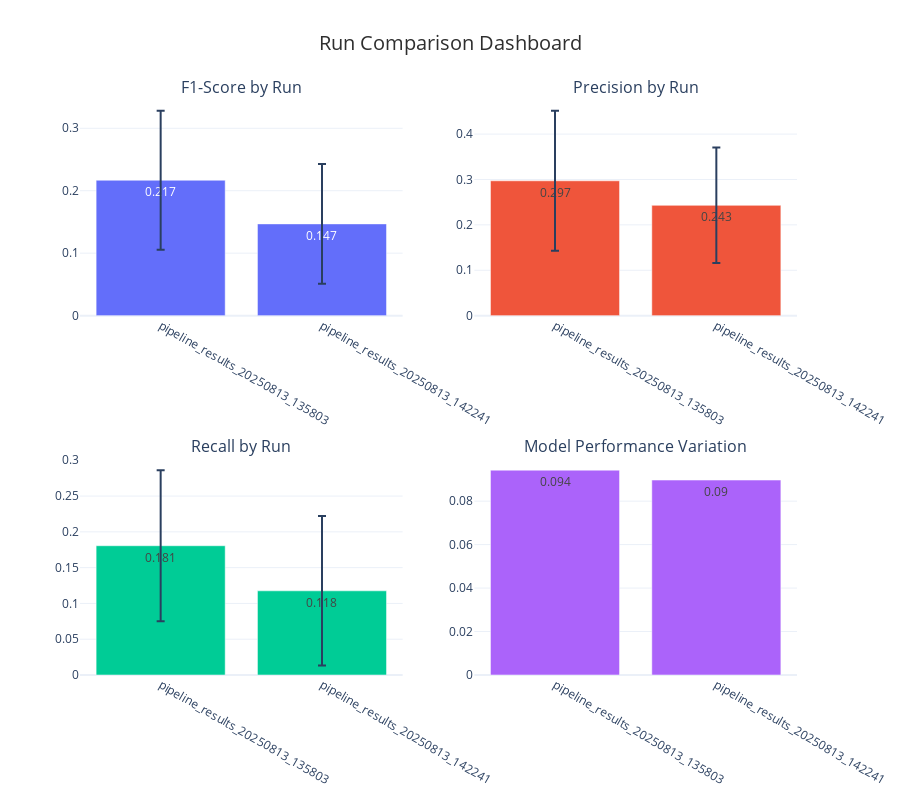
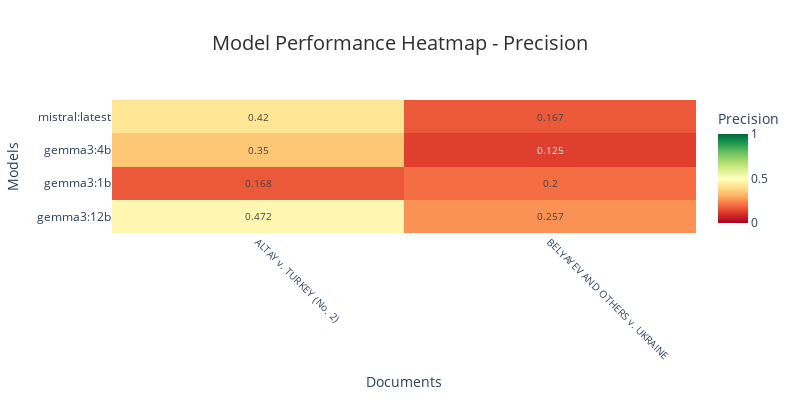
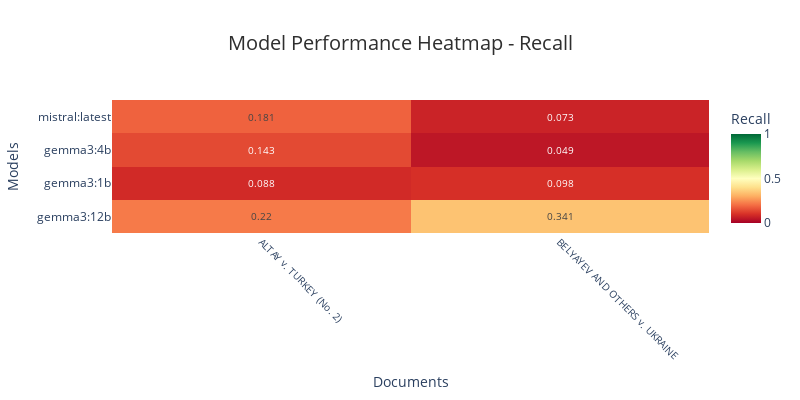

Notebook source saved alongside these figures, in order:
### Code cell
if 'df' in globals() and not df.empty:
    
    # 4. Run Comparison (if multiple runs selected)
    if len(df['run'].unique()) > 1:
        print("🔄 4. Run Comparison Dashboard")
        run_comparison = create_run_comparison_dashboard(df)
        if run_comparison:
            run_comparison.show()
    
    # 5. Additional Heatmaps for Precision and Recall
    print("📊 5. Additional Performance Heatmaps")
    
    # Precision heatmap
    precision_heatmap = create_performance_heatmap(df, 'precision', 'Precision')
    precision_heatmap.show()
    
    # Recall heatmap  
    recall_heatmap = create_performance_heatmap(df, 'recall', 'Recall')
    recall_heatmap.show()
    
    # 6. Summary Statistics Table
    print("\n" + "="*80)
    print("📊 PERFORMANCE SUMMARY")
    print("="*80)
    
    # Best model per document
    print("\n🏆 BEST MODEL PER DOCUMENT (by F1-Score):")
    best_per_doc = df.loc[df.groupby('document')['f1_score'].idxmax()][['document', 'model', 'f1_score', 'precision', 'recall']]
    best_per_doc = best_per_doc.sort_values('f1_score', ascending=False)
    display(best_per_doc)
    
    # Overall model ranking
    print("\n🥇 OVERALL MODEL RANKING:")
    model_ranking = df.groupby('model').agg({
        'f1_score': ['mean', 'std', 'min', 'max'],
        'precision': 'mean',
        'recall': 'mean',
        'document': 'count'
    }).round(4)
    model_ranking.columns = ['F1_Mean', 'F1_Std', 'F1_Min', 'F1_Max', 'Precision_Mean', 'Recall_Mean', 'Documents']
    model_ranking = model_ranking.sort_values('F1_Mean', ascending=False)
    display(model_ranking)
    
    # Document difficulty ranking
    print("\n📋 DOCUMENT DIFFICULTY RANKING (Hardest First):")
    doc_ranking = df.groupby('document').agg({
        'f1_score': ['mean', 'std', 'min', 'max'],
        'model': 'count'
    }).round(4)
    doc_ranking.columns = ['F1_Mean', 'F1_Std', 'F1_Min', 'F1_Max', 'Models_Tested']
    doc_ranking = doc_ranking.sort_values('F1_Mean', ascending=True)
    display(doc_ranking)
    
    if len(df['run'].unique()) > 1:
        print("\n🔄 RUN COMPARISON:")
        run_summary = df.groupby('run').agg({
            'f1_score': ['mean', 'std'],
            'precision': 'mean',
            'recall': 'mean',
            'model': 'nunique',
            'document': 'nunique'
        }).round(4)
        run_summary.columns = ['F1_Mean', 'F1_Std', 'Precision_Mean', 'Recall_Mean', 'Models', 'Documents']
        run_summary = run_summary.sort_values('F1_Mean', ascending=False)
        display(run_summary)
    
else:
    print("❌ Please load and process evaluation data first.")

### Figure 1 — Plotly figure (JSON) as saved in the notebook; plotly's stock layout.template omitted (floating-point values rounded to 4 significant figures)
{"data": [{"error_y": {"array": [0.1112, 0.0958], "type": "data", "visible": true}, "name": "F1", "showlegend": false, "text": [0.217, 0.147], "textposition": "auto", "type": "bar", "x": ["pipeline_results_20250813_135803", "pipeline_results_20250813_142241"], "xaxis": "x", "y": [0.2168, 0.1469], "yaxis": "y"}, {"error_y": {"array": [0.1543, 0.1273], "type": "data", "visible": true}, "name": "Precision", "showlegend": false, "text": [0.297, 0.243], "textposition": "auto", "type": "bar", "x": ["pipeline_results_20250813_135803", "pipeline_results_20250813_142241"], "xaxis": "x2", "y": [0.2971, 0.243], "yaxis": "y2"}, {"error_y": {"array": [0.1056, 0.1044], "type": "data", "visible": true}, "name": "Recall", "showlegend": false, "text": [0.181, 0.118], "textposition": "auto", "type": "bar", "x": ["pipeline_results_20250813_135803", "pipeline_results_20250813_142241"], "xaxis": "x3", "y": [0.1806, 0.1176], "yaxis": "y3"}, {"name": "F1 Std Dev", "showlegend": false, "text": [0.094, 0.09], "textposition": "auto", "type": "bar", "x": ["pipeline_results_20250813_135803", "pipeline_results_20250813_142241"], "xaxis": "x4", "y": [0.09426, 0.0897], "yaxis": "y4"}], "layout": {"annotations": [{"font": {"size": 16}, "showarrow": false, "text": "F1-Score by Run", "x": 0.225, "xanchor": "center", "xref": "paper", "y": 1, "yanchor": "bottom", "yref": "paper"}, {"font": {"size": 16}, "showarrow": false, "text": "Precision by Run", "x": 0.775, "xanchor": "center", "xref": "paper", "y": 1, "yanchor": "bottom", "yref": "paper"}, {"font": {"size": 16}, "showarrow": false, "text": "Recall by Run", "x": 0.225, "xanchor": "center", "xref": "paper", "y": 0.375, "yanchor": "bottom", "yref": "paper"}, {"font": {"size": 16}, "showarrow": false, "text": "Model Performance Variation", "x": 0.775, "xanchor": "center", "xref": "paper", "y": 0.375, "yanchor": "bottom", "yref": "paper"}], "height": 800, "title": {"font": {"color": "#2E2E2E", "size": 20}, "text": "Run Comparison Dashboard", "x": 0.5}, "xaxis": {"anchor": "y", "domain": [0, 0.45]}, "xaxis2": {"anchor": "y2", "domain": [0.55, 1]}, "xaxis3": {"anchor": "y3", "domain": [0, 0.45]}, "xaxis4": {"anchor": "y4", "domain": [0.55, 1]}, "yaxis": {"anchor": "x", "domain": [0.625, 1]}, "yaxis2": {"anchor": "x2", "domain": [0.625, 1]}, "yaxis3": {"anchor": "x3", "domain": [0, 0.375]}, "yaxis4": {"anchor": "x4", "domain": [0, 0.375]}}}

### Figure 2 — Plotly figure (JSON) as saved in the notebook; plotly's stock layout.template omitted (floating-point values rounded to 4 significant figures)
{"data": [{"colorbar": {"title": {"text": "Precision"}}, "colorscale": [[0, "rgb(165,0,38)"], [0.1, "rgb(215,48,39)"], [0.2, "rgb(244,109,67)"], [0.3, "rgb(253,174,97)"], [0.4, "rgb(254,224,139)"], [0.5, "rgb(255,255,191)"], [0.6, "rgb(217,239,139)"], [0.7, "rgb(166,217,106)"], [0.8, "rgb(102,189,99)"], [0.9, "rgb(26,152,80)"], [1, "rgb(0,104,55)"]], "text": [[0.472, 0.257], [0.168, 0.2], [0.35, 0.125], [0.42, 0.167]], "textfont": {"size": 10}, "texttemplate": "%{text}", "type": "heatmap", "x": ["ALTAY v. TURKEY (No. 2)", "BELYAYEV AND OTHERS v. UKRAINE"], "y": ["gemma3:12b", "gemma3:1b", "gemma3:4b", "mistral:latest"], "z": [[0.4722, 0.2574], [0.1678, 0.2], [0.3504, 0.125], [0.42, 0.1673]], "zmax": 1, "zmin": 0}], "layout": {"height": 400, "title": {"font": {"color": "#2E2E2E", "size": 20}, "text": "Model Performance Heatmap - Precision", "x": 0.5}, "width": 800, "xaxis": {"tickangle": 45, "tickfont": {"size": 10}, "title": {"text": "Documents"}}, "yaxis": {"tickfont": {"size": 12}, "title": {"text": "Models"}}}}

### Figure 3 — Plotly figure (JSON) as saved in the notebook; plotly's stock layout.template omitted (floating-point values rounded to 4 significant figures)
{"data": [{"colorbar": {"title": {"text": "Recall"}}, "colorscale": [[0, "rgb(165,0,38)"], [0.1, "rgb(215,48,39)"], [0.2, "rgb(244,109,67)"], [0.3, "rgb(253,174,97)"], [0.4, "rgb(254,224,139)"], [0.5, "rgb(255,255,191)"], [0.6, "rgb(217,239,139)"], [0.7, "rgb(166,217,106)"], [0.8, "rgb(102,189,99)"], [0.9, "rgb(26,152,80)"], [1, "rgb(0,104,55)"]], "text": [[0.22, 0.341], [0.088, 0.098], [0.143, 0.049], [0.181, 0.073]], "textfont": {"size": 10}, "texttemplate": "%{text}", "type": "heatmap", "x": ["ALTAY v. TURKEY (No. 2)", "BELYAYEV AND OTHERS v. UKRAINE"], "y": ["gemma3:12b", "gemma3:1b", "gemma3:4b", "mistral:latest"], "z": [[0.2198, 0.3415], [0.08791, 0.09756], [0.1429, 0.04878], [0.1813, 0.07317]], "zmax": 1, "zmin": 0}], "layout": {"height": 400, "title": {"font": {"color": "#2E2E2E", "size": 20}, "text": "Model Performance Heatmap - Recall", "x": 0.5}, "width": 800, "xaxis": {"tickangle": 45, "tickfont": {"size": 10}, "title": {"text": "Documents"}}, "yaxis": {"tickfont": {"size": 12}, "title": {"text": "Models"}}}}
